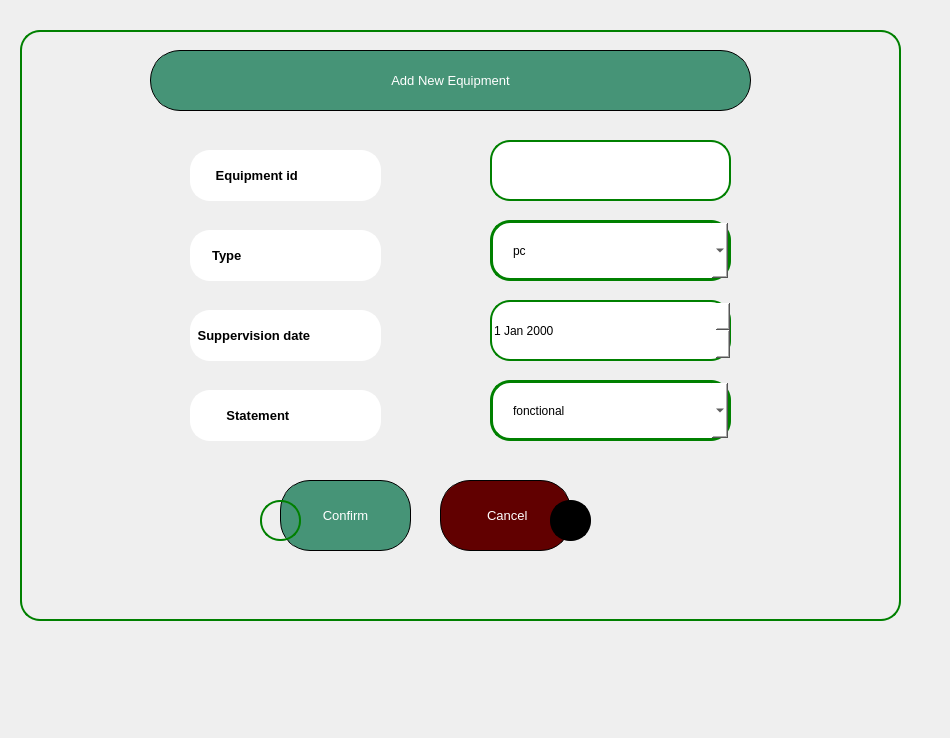
<?xml version="1.0" encoding="UTF-8"?>
<ui version="4.0">
 <class>Dialog</class>
 <widget class="QDialog" name="Dialog">
  <property name="geometry">
   <rect>
    <x>0</x>
    <y>0</y>
    <width>950</width>
    <height>738</height>
   </rect>
  </property>
  <property name="windowTitle">
   <string>Dialog</string>
  </property>
  <widget class="QWidget" name="widget" native="true">
   <property name="geometry">
    <rect>
     <x>20</x>
     <y>30</y>
     <width>881</width>
     <height>591</height>
    </rect>
   </property>
   <property name="styleSheet">
    <string notr="true">border:2px solid green;
border-radius: 20px;
</string>
   </property>
   <widget class="QLineEdit" name="id">
    <property name="geometry">
     <rect>
      <x>470</x>
      <y>110</y>
      <width>241</width>
      <height>61</height>
     </rect>
    </property>
    <property name="styleSheet">
     <string notr="true">background-color: rgb(255, 255, 255);
border_radius:15px;</string>
    </property>
   </widget>
   <widget class="QLineEdit" name="lineEdit_10">
    <property name="geometry">
     <rect>
      <x>170</x>
      <y>120</y>
      <width>191</width>
      <height>51</height>
     </rect>
    </property>
    <property name="font">
     <font>
      <pointsize>10</pointsize>
      <bold>true</bold>
     </font>
    </property>
    <property name="styleSheet">
     <string notr="true">background-color: rgb(255, 255, 255);
color: rgb(0, 0, 0);
border-color: rgb(255, 255, 255);</string>
    </property>
    <property name="text">
     <string>      Equipment id</string>
    </property>
   </widget>
   <widget class="QLineEdit" name="lineEdit_14">
    <property name="geometry">
     <rect>
      <x>170</x>
      <y>280</y>
      <width>191</width>
      <height>51</height>
     </rect>
    </property>
    <property name="font">
     <font>
      <pointsize>10</pointsize>
      <bold>true</bold>
     </font>
    </property>
    <property name="styleSheet">
     <string notr="true">background-color: rgb(255, 255, 255);
color: rgb(0, 0, 0);

border-color: rgb(255, 255, 255);</string>
    </property>
    <property name="text">
     <string> Suppervision date</string>
    </property>
   </widget>
   <widget class="QLineEdit" name="lineEdit_25">
    <property name="geometry">
     <rect>
      <x>170</x>
      <y>200</y>
      <width>191</width>
      <height>51</height>
     </rect>
    </property>
    <property name="font">
     <font>
      <pointsize>10</pointsize>
      <bold>true</bold>
     </font>
    </property>
    <property name="styleSheet">
     <string notr="true">background-color: rgb(255, 255, 255);
color: rgb(0, 0, 0);

border-color: rgb(255, 255, 255);</string>
    </property>
    <property name="text">
     <string>     Type</string>
    </property>
   </widget>
   <widget class="QLineEdit" name="lineEdit_28">
    <property name="geometry">
     <rect>
      <x>170</x>
      <y>360</y>
      <width>191</width>
      <height>51</height>
     </rect>
    </property>
    <property name="font">
     <font>
      <pointsize>10</pointsize>
      <bold>true</bold>
     </font>
    </property>
    <property name="styleSheet">
     <string notr="true">background-color: rgb(255, 255, 255);
color: rgb(0, 0, 0);
border-color: rgb(255, 255, 255);</string>
    </property>
    <property name="text">
     <string>         Statement</string>
    </property>
   </widget>
   <widget class="QComboBox" name="type">
    <property name="geometry">
     <rect>
      <x>470</x>
      <y>190</y>
      <width>241</width>
      <height>61</height>
     </rect>
    </property>
    <property name="styleSheet">
     <string notr="true">QComboBox {
	color: rgb(0, 0, 0);
	background-color: rgb(255, 255, 255);
    border: 3px solid green;   /* Bordure verte de 3px */
    border-radius: 20px;       /* Coins arrondis */
    background-color: white;   /* Fond blanc */
    padding: 10px 20px;        /* Ajout d'espace intérieur pour le texte */
}

</string>
    </property>
    <item>
     <property name="text">
      <string>pc</string>
     </property>
    </item>
    <item>
     <property name="text">
      <string>machine</string>
     </property>
    </item>
    <item>
     <property name="text">
      <string>cann</string>
     </property>
    </item>
    <item>
     <property name="text">
      <string>printer</string>
     </property>
    </item>
    <item>
     <property name="text">
      <string>mouse</string>
     </property>
    </item>
    <item>
     <property name="text">
      <string>screen</string>
     </property>
    </item>
    <item>
     <property name="text">
      <string>keyboard</string>
     </property>
    </item>
    <item>
     <property name="text">
      <string>swicher</string>
     </property>
    </item>
    <item>
     <property name="text">
      <string>router</string>
     </property>
    </item>
   </widget>
   <widget class="QDateEdit" name="dateEdit">
    <property name="geometry">
     <rect>
      <x>470</x>
      <y>270</y>
      <width>241</width>
      <height>61</height>
     </rect>
    </property>
    <property name="styleSheet">
     <string notr="true">background-color: rgb(255, 255, 255);
border_radius:10px;</string>
    </property>
   </widget>
   <widget class="QPushButton" name="cancel">
    <property name="geometry">
     <rect>
      <x>420</x>
      <y>450</y>
      <width>131</width>
      <height>71</height>
     </rect>
    </property>
    <property name="styleSheet">
     <string notr="true">border: 1px solid black;
color: rgb(255, 255, 255);
font: 10pt ;
background-color: rgb(171, 168, 111);
background-color: rgb(97, 0, 0);
border-radius:30px;
</string>
    </property>
    <property name="text">
     <string> Cancel</string>
    </property>
    <property name="iconSize">
     <size>
      <width>36</width>
      <height>36</height>
     </size>
    </property>
   </widget>
   <widget class="QPushButton" name="confirm">
    <property name="geometry">
     <rect>
      <x>260</x>
      <y>450</y>
      <width>131</width>
      <height>71</height>
     </rect>
    </property>
    <property name="styleSheet">
     <string notr="true">border: 1px solid black;
color: rgb(255, 255, 255);
font: 10pt ;
background-color: rgb(171, 168, 111);
background-color: rgb(70, 148, 119);
border-radius:30px;
</string>
    </property>
    <property name="text">
     <string>Confirm</string>
    </property>
    <property name="iconSize">
     <size>
      <width>36</width>
      <height>36</height>
     </size>
    </property>
   </widget>
   <widget class="QComboBox" name="etat">
    <property name="geometry">
     <rect>
      <x>470</x>
      <y>350</y>
      <width>241</width>
      <height>61</height>
     </rect>
    </property>
    <property name="styleSheet">
     <string notr="true">QComboBox {
	color: rgb(0, 0, 0);
	background-color: rgb(255, 255, 255);
    border: 3px solid green;   /* Bordure verte de 3px */
    border-radius: 20px;       /* Coins arrondis */
    background-color: white;   /* Fond blanc */
    padding: 10px 20px;        /* Ajout d'espace intérieur pour le texte */
}

</string>
    </property>
    <item>
     <property name="text">
      <string>fonctional</string>
     </property>
    </item>
    <item>
     <property name="text">
      <string>broken</string>
     </property>
    </item>
    <item>
     <property name="text">
      <string>available</string>
     </property>
    </item>
    <item>
     <property name="text">
      <string>out of stock</string>
     </property>
    </item>
   </widget>
   <widget class="QPushButton" name="confirm_2">
    <property name="geometry">
     <rect>
      <x>130</x>
      <y>20</y>
      <width>601</width>
      <height>61</height>
     </rect>
    </property>
    <property name="styleSheet">
     <string notr="true">border: 1px solid black;
color: rgb(255, 255, 255);
font: 10pt ;
background-color: rgb(171, 168, 111);
background-color: rgb(70, 148, 119);
border-radius:30px;
</string>
    </property>
    <property name="text">
     <string>Add New Equipment</string>
    </property>
    <property name="iconSize">
     <size>
      <width>36</width>
      <height>36</height>
     </size>
    </property>
   </widget>
   <widget class="QLabel" name="label_30">
    <property name="geometry">
     <rect>
      <x>530</x>
      <y>470</y>
      <width>41</width>
      <height>41</height>
     </rect>
    </property>
    <property name="styleSheet">
     <string notr="true">border-color: rgb(0, 0, 0);
background-color: rgb(0, 0, 0);</string>
    </property>
    <property name="text">
     <string/>
    </property>
    <property name="pixmap">
     <pixmap resource="resources.qrc">:/home page/391247.png</pixmap>
    </property>
    <property name="scaledContents">
     <bool>true</bool>
    </property>
   </widget>
   <widget class="QLabel" name="label_29">
    <property name="geometry">
     <rect>
      <x>240</x>
      <y>470</y>
      <width>41</width>
      <height>41</height>
     </rect>
    </property>
    <property name="text">
     <string/>
    </property>
    <property name="pixmap">
     <pixmap resource="resources.qrc">:/home page/4682662.png</pixmap>
    </property>
    <property name="scaledContents">
     <bool>true</bool>
    </property>
   </widget>
   <zorder>confirm</zorder>
   <zorder>cancel</zorder>
   <zorder>id</zorder>
   <zorder>lineEdit_10</zorder>
   <zorder>lineEdit_14</zorder>
   <zorder>lineEdit_25</zorder>
   <zorder>lineEdit_28</zorder>
   <zorder>type</zorder>
   <zorder>dateEdit</zorder>
   <zorder>etat</zorder>
   <zorder>confirm_2</zorder>
   <zorder>label_30</zorder>
   <zorder>label_29</zorder>
  </widget>
 </widget>
 <resources>
  <include location="resources.qrc"/>
 </resources>
 <connections/>
</ui>
